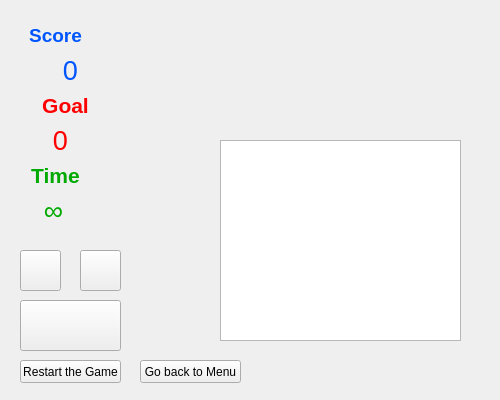
<?xml version="1.0" encoding="UTF-8"?>
<ui version="4.0">
 <class>GameView</class>
 <widget class="QWidget" name="GameView">
  <property name="enabled">
   <bool>true</bool>
  </property>
  <property name="geometry">
   <rect>
    <x>0</x>
    <y>0</y>
    <width>500</width>
    <height>400</height>
   </rect>
  </property>
  <property name="windowTitle">
   <string>2048</string>
  </property>
  <property name="windowIcon">
   <iconset>
    <normaloff>resource/2048.png</normaloff>resource/2048.png</iconset>
  </property>
  <widget class="QLabel" name="label_scoreText">
   <property name="geometry">
    <rect>
     <x>10</x>
     <y>20</y>
     <width>91</width>
     <height>31</height>
    </rect>
   </property>
   <property name="font">
    <font>
     <family>Arial</family>
     <weight>75</weight>
     <bold>true</bold>
    </font>
   </property>
   <property name="text">
    <string>&lt;html&gt;&lt;head/&gt;&lt;body&gt;&lt;p align=&quot;center&quot;&gt;&lt;span style=&quot; font-size:14pt; color:#0055ff;&quot;&gt;Score&lt;/span&gt;&lt;/p&gt;&lt;/body&gt;&lt;/html&gt;</string>
   </property>
  </widget>
  <widget class="QLabel" name="label_scoreValue">
   <property name="geometry">
    <rect>
     <x>30</x>
     <y>50</y>
     <width>81</width>
     <height>41</height>
    </rect>
   </property>
   <property name="font">
    <font>
     <family>Arial</family>
     <pointsize>20</pointsize>
    </font>
   </property>
   <property name="text">
    <string>&lt;html&gt;&lt;head/&gt;&lt;body&gt;&lt;p align=&quot;center&quot;&gt;&lt;span style=&quot; color:#0055ff;&quot;&gt;0&lt;/span&gt;&lt;/p&gt;&lt;/body&gt;&lt;/html&gt;</string>
   </property>
  </widget>
  <widget class="QGraphicsView" name="graphicsView">
   <property name="geometry">
    <rect>
     <x>220</x>
     <y>140</y>
     <width>241</width>
     <height>201</height>
    </rect>
   </property>
  </widget>
  <widget class="QPushButton" name="pushButton_restartTheGame">
   <property name="geometry">
    <rect>
     <x>20</x>
     <y>360</y>
     <width>101</width>
     <height>23</height>
    </rect>
   </property>
   <property name="text">
    <string>Restart the Game</string>
   </property>
  </widget>
  <widget class="QLabel" name="label_goalText">
   <property name="geometry">
    <rect>
     <x>20</x>
     <y>90</y>
     <width>91</width>
     <height>31</height>
    </rect>
   </property>
   <property name="font">
    <font>
     <family>Arial</family>
     <weight>75</weight>
     <bold>true</bold>
    </font>
   </property>
   <property name="text">
    <string>&lt;html&gt;&lt;head/&gt;&lt;body&gt;&lt;p align=&quot;center&quot;&gt;&lt;span style=&quot; font-size:16pt; color:#ff0000;&quot;&gt;Goal&lt;/span&gt;&lt;/p&gt;&lt;/body&gt;&lt;/html&gt;</string>
   </property>
  </widget>
  <widget class="QLabel" name="label_goalValue">
   <property name="geometry">
    <rect>
     <x>10</x>
     <y>120</y>
     <width>101</width>
     <height>41</height>
    </rect>
   </property>
   <property name="font">
    <font>
     <family>Arial</family>
     <pointsize>20</pointsize>
    </font>
   </property>
   <property name="text">
    <string>&lt;html&gt;&lt;head/&gt;&lt;body&gt;&lt;p align=&quot;center&quot;&gt;&lt;span style=&quot; color:#ff0000;&quot;&gt;0&lt;/span&gt;&lt;/p&gt;&lt;/body&gt;&lt;/html&gt;</string>
   </property>
  </widget>
  <widget class="QPushButton" name="pushButton_IDontWantToPlay">
   <property name="geometry">
    <rect>
     <x>20</x>
     <y>300</y>
     <width>101</width>
     <height>51</height>
    </rect>
   </property>
   <property name="text">
    <string/>
   </property>
   <property name="icon">
    <iconset resource="myresource.qrc">
     <normaloff>:/images/resource/bomb.jpg</normaloff>:/images/resource/bomb.jpg</iconset>
   </property>
   <property name="iconSize">
    <size>
     <width>45</width>
     <height>45</height>
    </size>
   </property>
  </widget>
  <widget class="QPushButton" name="pushButton_goBackToMenu">
   <property name="geometry">
    <rect>
     <x>140</x>
     <y>360</y>
     <width>101</width>
     <height>23</height>
    </rect>
   </property>
   <property name="text">
    <string>Go back to Menu</string>
   </property>
  </widget>
  <widget class="QPushButton" name="pushButton_quiet">
   <property name="geometry">
    <rect>
     <x>20</x>
     <y>250</y>
     <width>41</width>
     <height>41</height>
    </rect>
   </property>
   <property name="text">
    <string/>
   </property>
   <property name="icon">
    <iconset resource="myresource.qrc">
     <normaloff>:/images/resource/speaker.png</normaloff>:/images/resource/speaker.png</iconset>
   </property>
   <property name="iconSize">
    <size>
     <width>30</width>
     <height>30</height>
    </size>
   </property>
  </widget>
  <widget class="QPushButton" name="pushButton_pause">
   <property name="geometry">
    <rect>
     <x>80</x>
     <y>250</y>
     <width>41</width>
     <height>41</height>
    </rect>
   </property>
   <property name="text">
    <string/>
   </property>
   <property name="icon">
    <iconset resource="myresource.qrc">
     <normaloff>:/images/resource/pause.png</normaloff>:/images/resource/pause.png</iconset>
   </property>
   <property name="iconSize">
    <size>
     <width>30</width>
     <height>30</height>
    </size>
   </property>
  </widget>
  <widget class="QLabel" name="label_timeText">
   <property name="geometry">
    <rect>
     <x>20</x>
     <y>160</y>
     <width>71</width>
     <height>31</height>
    </rect>
   </property>
   <property name="font">
    <font>
     <family>Arial</family>
     <pointsize>16</pointsize>
     <weight>75</weight>
     <bold>true</bold>
    </font>
   </property>
   <property name="text">
    <string>&lt;html&gt;&lt;head/&gt;&lt;body&gt;&lt;p align=&quot;center&quot;&gt;&lt;span style=&quot; color:#00aa00;&quot;&gt;Time&lt;/span&gt;&lt;/p&gt;&lt;/body&gt;&lt;/html&gt;</string>
   </property>
  </widget>
  <widget class="QLabel" name="label_timeValue">
   <property name="geometry">
    <rect>
     <x>30</x>
     <y>190</y>
     <width>47</width>
     <height>41</height>
    </rect>
   </property>
   <property name="font">
    <font>
     <family>Arial</family>
     <pointsize>20</pointsize>
    </font>
   </property>
   <property name="text">
    <string>&lt;html&gt;&lt;head/&gt;&lt;body&gt;&lt;p align=&quot;center&quot;&gt;&lt;span style=&quot; color:#00aa00;&quot;&gt;∞&lt;/span&gt;&lt;/p&gt;&lt;/body&gt;&lt;/html&gt;</string>
   </property>
  </widget>
 </widget>
 <resources>
  <include location="myresource.qrc"/>
 </resources>
 <connections/>
</ui>
